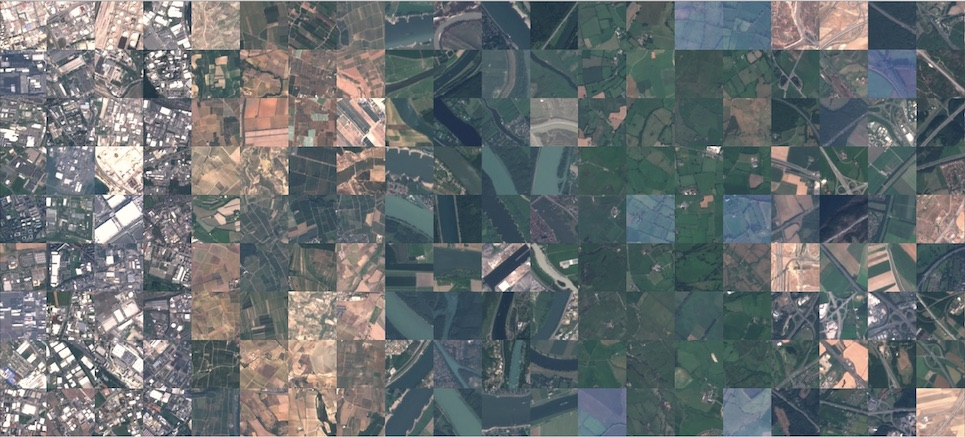
#> input picture data/input/eurosat_sentinel2_overview.jpg, 965 x 437 px
$ python -i preprocessing.py   (imports and definitions only)   (older library calls are emulated)
#> lines starting #> are read from the running program, lines starting #| are printed output that depends on the picture
#> further down, picture is the input picture: shape (437, 965, 3); mean B, G, R 113, 111.6, 105.5
"""
Image loading and preprocessing module.
Handles validation, resizing, robust dynamic range normalization (DIP Lab Program 5),
edge-preserving bilateral filtering or Gaussian blur, and CIELAB color space conversion.
"""
from pathlib import Path
from typing import Tuple, Union
import cv2
import numpy as np

# [56 lines left out: function load_image, not called in this run]


def normalize_dynamic_range(image_bgr: np.ndarray) -> np.ndarray:
    """
    Robust percentile-based contrast stretching (DIP Lab Program 5).
    Stretches 1st to 99th percentile across [0, 255].
    Eliminates washed-out display haze and monitor gamma shifts in screenshots,
    restoring true ground-surface spectral dynamic range.
    """
    normalized = np.empty_like(image_bgr)
    for c in range(3):
        channel = image_bgr[:, :, c]
        p_low, p_high = np.percentile(channel, (1.0, 99.0))
        if p_high > p_low + 10:
            stretched = np.clip((channel.astype(float) - p_low) / (p_high - p_low) * 255.0, 0, 255)
            normalized[:, :, c] = stretched.astype(np.uint8)
        else:
            normalized[:, :, c] = channel
    return normalized


def preprocess_image(
    image_bgr: np.ndarray,
    target_size: Tuple[int, int] = (512, 512),
    apply_blur: bool = True,
    blur_kernel: int = 5,
    use_bilateral: bool = True,
    normalize_contrast: bool = True,
) -> Tuple[np.ndarray, np.ndarray]:
    """
    Preprocess image: resize, dynamic range normalization, edge-preserving filtering, and CIELAB conversion.

    Args:
        image_bgr: Input BGR image array.
        target_size: (width, height) to resize.
        apply_blur: Whether to apply smoothing filter to reduce sensor noise.
        blur_kernel: Kernel diameter / size (positive odd integer).
        use_bilateral: If True, uses Bilateral Filter to smooth noise while preserving sharp edges.
        normalize_contrast: If True, applies robust percentile contrast normalization for screenshots.

    Returns:
        Tuple of (resized_bgr_image, lab_image).
    """
#> called with target_size = (512, 512), apply_blur = True, blur_kernel = 5, use_bilateral = True, normalize_contrast = True
    if not isinstance(image_bgr, np.ndarray) or image_bgr.ndim != 3 or image_bgr.shape[2] != 3:
        raise ValueError("Input image must be a 3-channel numpy array (BGR).")

    target_w, target_h = target_size
    if target_w <= 0 or target_h <= 0:
        raise ValueError(f"Target size dimensions must be positive integers, got {target_size}")

    h, w = image_bgr.shape[:2]
#> h = 437; w = 965
    interpolation = cv2.INTER_AREA if (w > target_w or h > target_h) else cv2.INTER_LINEAR
#> interpolation = 3
    resized_bgr = cv2.resize(image_bgr, (target_w, target_h), interpolation=interpolation)
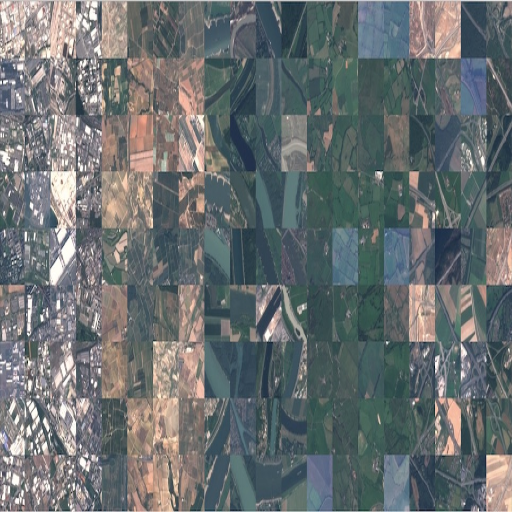
#> resized_bgr: shape (512, 512, 3); mean B, G, R 112.9, 111.5, 105.4

    # 1. Normalize dynamic range to fix washed-out screenshots / display capture gamma shifts
    if normalize_contrast:
        working_bgr = normalize_dynamic_range(resized_bgr)
#> the loop in normalize_dynamic_range, `for c in range(3):` made 3 passes
#> (p_low, p_high) on passes 1 to 3: (70, 236), (58, 242), (40, 250)
#> pass 1, in normalize_dynamic_range, `channel = image_bgr[:, :, c]`:
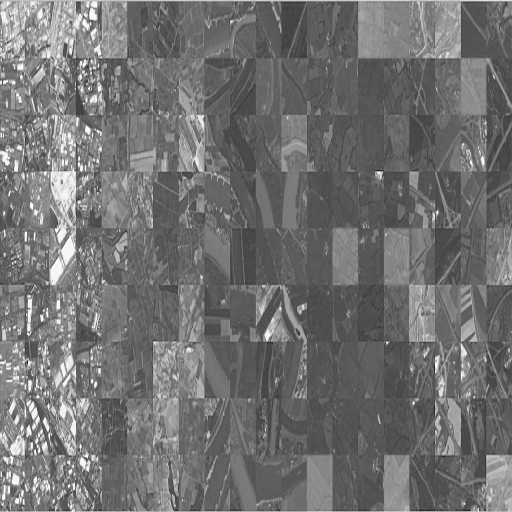
#> channel: shape (512, 512); min 16, max 255, mean 112.9
#> pass 1, in normalize_dynamic_range, `stretched = np.clip((channel.astype(float) - p_low) / (p_high - p_low)..`:
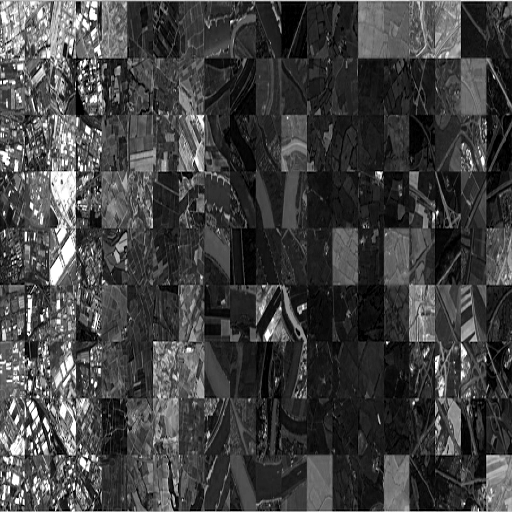
#> stretched: shape (512, 512) float64; min 0, max 255, mean 65.9
#> pass 2, in normalize_dynamic_range, `channel = image_bgr[:, :, c]`:
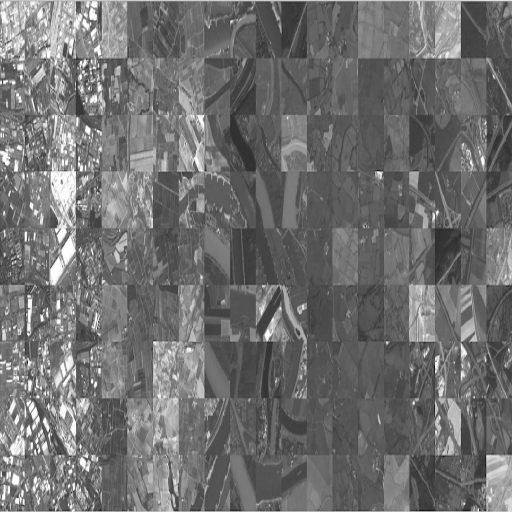
#> channel: shape (512, 512); min 9, max 255, mean 111.5
#> pass 2, in normalize_dynamic_range, `stretched = np.clip((channel.astype(float) - p_low) / (p_high - p_low)..`:
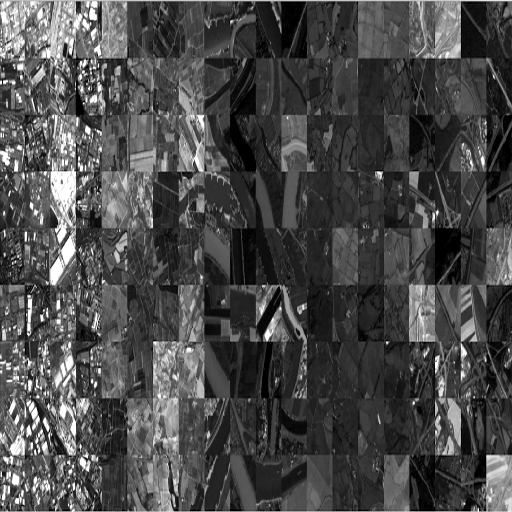
#> stretched: shape (512, 512) float64; min 0, max 255, mean 74.1
#> after the loop in normalize_dynamic_range, `for c in range(3):`:
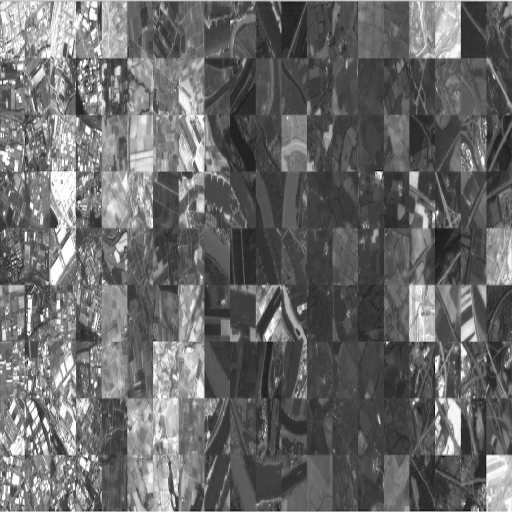
#> channel: shape (512, 512); min 2, max 255, mean 105.4
#> after the loop in normalize_dynamic_range, `for c in range(3):`:
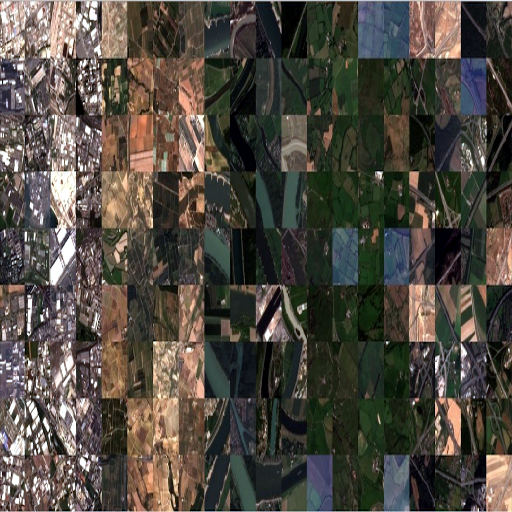
#> normalized: shape (512, 512, 3); mean B, G, R 65.4, 73.6, 79
    else:
        working_bgr = resized_bgr.copy()

    # 2. Edge-preserving smoothing filter
    if apply_blur:
        if blur_kernel <= 0 or blur_kernel % 2 == 0:
            raise ValueError(f"blur_kernel must be a positive odd integer, got {blur_kernel}")
        if use_bilateral:
            working_bgr = cv2.bilateralFilter(working_bgr, d=blur_kernel, sigmaColor=75, sigmaSpace=75)
        else:
            working_bgr = cv2.GaussianBlur(working_bgr, (blur_kernel, blur_kernel), 0)

    # 3. Convert to CIELAB perceptual color space
    lab_image = cv2.cvtColor(working_bgr, cv2.COLOR_BGR2LAB)
#> lab_image: shape (512, 512, 3); mean of channels 0, 1, 2 78.2, 128.7, 133.8

    return working_bgr, lab_image

>>> import cv2
>>> picture = cv2.imread('../../../data/input/eurosat_sentinel2_overview.jpg')
>>> result = preprocess_image(picture)
